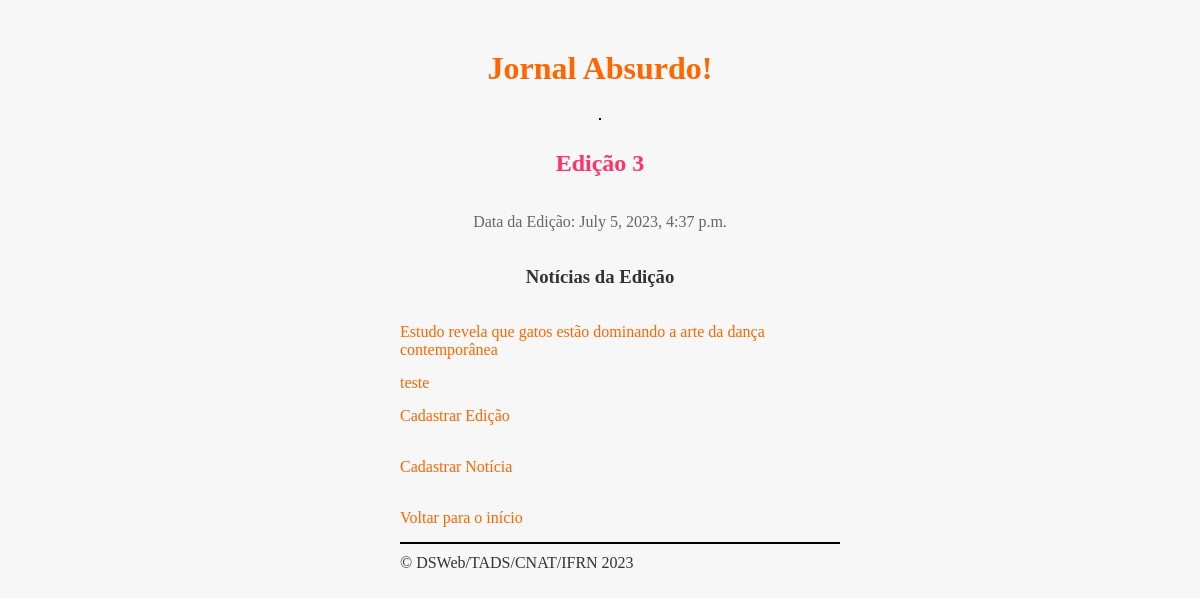
/jornal/edicao/3/, run on the app's committed database.
### jornal_interno/models.py (models this page shows, shortened)
class Edicao(models.Model):
    numero = models.IntegerField()
    data = models.DateTimeField()

class Noticia(models.Model):
    edicao = models.ForeignKey(Edicao, default=1, on_delete = models.CASCADE)
    autor = models.ForeignKey(Autor, default=1, on_delete = models.CASCADE)
    titulo = models.CharField(max_length=250)
    conteudo = models.TextField(max_length=700)
    data_pub = models.DateTimeField()

### jornal_interno/views.py (the view)
class PaginaEdicaoView(View):
    def get(self, request, *args, **kwargs):
        edicao = get_object_or_404(Edicao, pk=kwargs['pk'])
        query = request.GET.get('qr', '')
        if query:
            noticias = Noticia.objects.flter(titulo__icontains=query, edicao=edicao)
        else:
            noticias = Noticia.objects.filter(edicao=edicao)
        return render(
            request, 'jornalinterno/pagina_edicao.html',
            {'edicao': edicao, 'noticias': noticias}
        )

### jornal_interno/templates/jornalinterno/pagina_edicao.html (shortened to what this page needs)
{% extends 'jornalinterno/base.html' %}
{% block conteudo %}
    <h2>Edição {{ edicao.numero }}</h2>
    <p>Data da Edição: {{ edicao.data }}</p>
    <h3>Notícias da Edição</h3>
    <ul>
        {% for noticia in noticias %}
            <a href="{% url 'jornalinterno:pagina_noticia' noticia.pk %}">{{ noticia.titulo }}</a>
        {% endfor %}
    <a href="{% url 'jornalinterno:add_ed' %}">Cadastrar Edição</a><br>
    <a href="{% url 'jornalinterno:add_noticia' %}">Cadastrar Notícia</a><br>
    <a href="{% url 'jornalinterno:index' %}">Voltar para o início</a>
{% endblock %}

### jornal_interno/static/jornalinterno/base.css (style rules this page uses)
body { font-family: Georgia, 'Times New Roman', Times, serif; background-color: #f7f7f7; color: #333; padding: 0; margin-left:30%; margin-right: 30%; }
h2 { text-align: center; color: #ff3366; }
p { color: #666; }
a { color: #ff6600; text-decoration: none; display: block; margin-bottom: 15px; }

### data on the page
Edicao: numero "3", data "July 5, 2023, 4:37 p.m."
Noticia: titulo "Estudo revela que gatos estão dominando a arte da dança contemporânea"
Noticia: titulo "teste"
